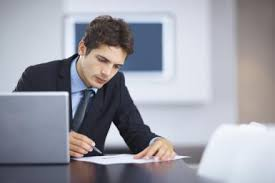
#> input picture office.jpg, 275 x 183 px
$ python task1.py
#> lines starting #> are read from the running program, lines starting #| are printed output that depends on the picture
from PIL import Image, ImageDraw

im = Image.open('office.jpg')
#> im is the input picture: PIL image 275x183 RGB; mean R, G, B 156.3, 156.9, 166.4

var = int(input('Enter Variable Pixel Size: '))
#> the answer given: 100

draw = ImageDraw.Draw(im)
m,n = im.size
#> m = 275; n = 183

for i in range(0,m,var):
	for j in range(0,n,var):
		box = (i,j,i+var,j+var)
		region = im.crop(box)
		region = region.convert('L')
		pixels = list(region.getdata())
		avg = sum(pixels) // len(pixels)
		region.putdata([avg]*len(pixels))
		im.paste(region,box)
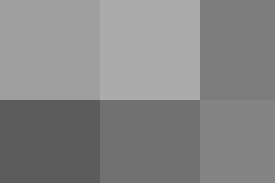
#> im: PIL image 275x183 RGB; min 92, max 171, mean 134.3
#> region: PIL image 100x100 L; every value is 132

for i in range(0,m,var):
	for j in range(0,n,var):
		draw.line((i,j,i+var,j), fill=0, width=1)
		draw.line((i,j,i,j+var), fill=0, width=1)

im.save('grayscaled_'+str(var)+'.jpg')
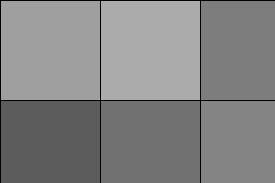
#> saved as grayscaled_100.jpg: PIL image 275x183 RGB; min 0, max 171, mean 131.5
